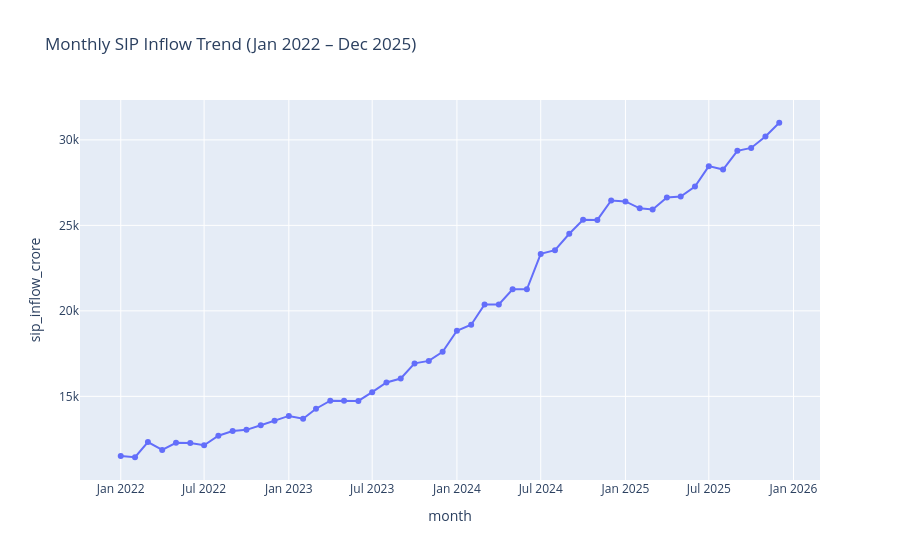

The notebook cell this image was saved under:
### Code cell
#CREATE PLOTY TIME SERIES
import plotly.express as px

fig = px.line(
    sip_df,
    x='month',
    y='sip_inflow_crore',
    title='Monthly SIP Inflow Trend (Jan 2022 – Dec 2025)',
    markers=True
)
fig.show()
fig.write_image(
    "../Charts/sip_inflow_time_series.png"
)

### Figure 1 — Plotly figure (JSON) as saved in the notebook; plotly's stock layout.template omitted (floating-point values rounded to 4 significant figures)
{"data": [{"hovertemplate": "month=%{x}<br>sip_inflow_crore=%{y}<extra></extra>", "legendgroup": "", "line": {"color": "#636efa", "dash": "solid"}, "marker": {"symbol": "circle"}, "mode": "lines+markers", "name": "", "orientation": "v", "showlegend": false, "type": "scatter", "x": ["2022-01-01T00:00:00", "2022-02-01T00:00:00", "2022-03-01T00:00:00", "2022-04-01T00:00:00", "2022-05-01T00:00:00", "2022-06-01T00:00:00", "2022-07-01T00:00:00", "2022-08-01T00:00:00", "2022-09-01T00:00:00", "2022-10-01T00:00:00", "2022-11-01T00:00:00", "2022-12-01T00:00:00", "2023-01-01T00:00:00", "2023-02-01T00:00:00", "2023-03-01T00:00:00", "2023-04-01T00:00:00", "2023-05-01T00:00:00", "2023-06-01T00:00:00", "2023-07-01T00:00:00", "2023-08-01T00:00:00", "2023-09-01T00:00:00", "2023-10-01T00:00:00", "2023-11-01T00:00:00", "2023-12-01T00:00:00", "2024-01-01T00:00:00", "2024-02-01T00:00:00", "2024-03-01T00:00:00", "2024-04-01T00:00:00", "2024-05-01T00:00:00", "2024-06-01T00:00:00", "2024-07-01T00:00:00", "2024-08-01T00:00:00", "2024-09-01T00:00:00", "2024-10-01T00:00:00", "2024-11-01T00:00:00", "2024-12-01T00:00:00", "2025-01-01T00:00:00", "2025-02-01T00:00:00", "2025-03-01T00:00:00", "2025-04-01T00:00:00", "2025-05-01T00:00:00", "2025-06-01T00:00:00", "2025-07-01T00:00:00", "2025-08-01T00:00:00", "2025-09-01T00:00:00", "2025-10-01T00:00:00", "2025-11-01T00:00:00", "2025-12-01T00:00:00"], "xaxis": "x", "y": [11517, 11438, 12328, 11863, 12286, 12276, 12140, 12694, 12976, 13040, 13306, 13573, 13856, 13687, 14276, 14749, 14749, 14734, 15245, 15814, 16042, 16928, 17073, 17610, 18838, 19187, 20371, 20371, 21262, 21262, 23332, 23547, 24509, 25323, 25320, 26459, 26400, 25999, 25926, 26632, 26688, 27274, 28464, 28265, 29361, 29529, 30200, 31002], "yaxis": "y"}], "layout": {"legend": {"tracegroupgap": 0}, "title": {"text": "Monthly SIP Inflow Trend (Jan 2022 – Dec 2025)"}, "xaxis": {"anchor": "y", "domain": [0, 1], "title": {"text": "month"}}, "yaxis": {"anchor": "x", "domain": [0, 1], "title": {"text": "sip_inflow_crore"}}}}
